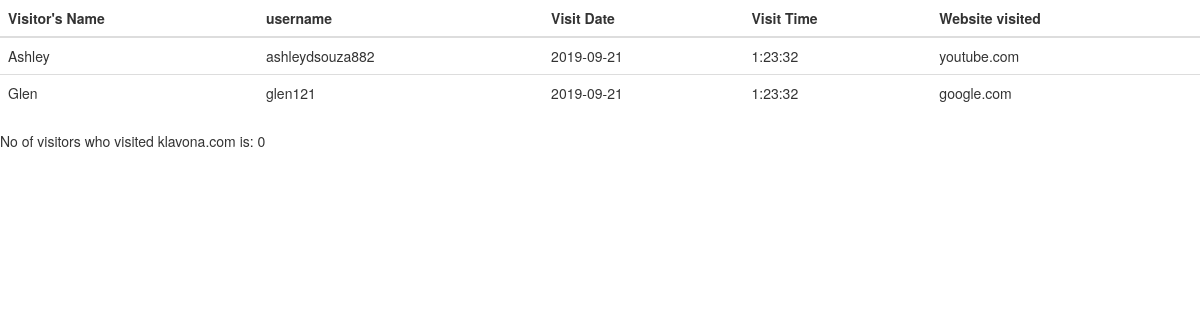
The page /logs.php on the database its author committed.
### tables this page shows
create table Visits(vdate date, vtime varchar(10),visitor_id varchar(15),website_url
varchar(20),primary key(visitor_id,website_url),foreign key(visitor_id) references
Visitor(visitor_id),foreign key(website_url) references Website(website_url));

create table Visitor(visitor_id VARCHAR(15),visitor_name varchar(20),email varchar(30), password varchar(32),primary key(visitor_id));

### logs.php (the view, shortened to what this page needs)
<!DOCTYPE html>
<html lang="en">
<head>
<link rel="stylesheet" href="https://maxcdn.bootstrapcdn.com/bootstrap/3.3.7/css/bootstrap.min.css">
<link rel="stylesheet" href="https://maxcdn.bootstrapcdn.com/bootstrap/3.3.7/css/bootstrap-theme.min.css">
</head>
<body>
 <?php
  include('config.php');
  $q="SELECT visitor_name,visitor.visitor_id,vdate,vtime,website_url FROM visitor JOIN visits ON visitor.visitor_id=visits.visitor_id;";
  $result=$con->query($q) or die($mysqli->error);
 ?>
<div class="justify-content-center">
	<table class="table">
		<thead>
			<tr>
				<th>Visitor's Name</th>
				<th>username</th>
				<th>Visit Date</th>
			    <th>Visit Time</th>
                <th>Website visited</th>
            </tr>
		</thead>
<?php while($row=$result->fetch_assoc()){  ?>
<tr>
	<td><?php echo $row['visitor_name'];?></td>
	<td><?php echo $row['visitor_id'];?></td>
    <td><?php echo $row['vdate'];?></td>
    <td><?php echo $row['vtime'];?></td>
    <td><?php echo $row['website_url'];?></td>
</tr>
<?php } ?>
</table>
</div>
<span>No of visitors who visited klavona.com is: </span>
<?php
$q=" SELECT COUNT(*) FROM visits WHERE website_url='klavona.com';";
$result=$con->query($q) or die($mysqli->error);
$row=$result->fetch_array(MYSQLI_NUM);
echo $row[0];
?>
</body>
</html>

### rows shown on the page
visits: visitor.visitor_name "Ashley", visitor.visitor_id "ashleydsouza882", vdate "2019-09-21", vtime "1:23:32", website_url "youtube.com"
visits: visitor.visitor_name "Glen", visitor.visitor_id "glen121", vdate "2019-09-21", vtime "1:23:32", website_url "google.com"

### other values the page prints
$row[0] "0"
